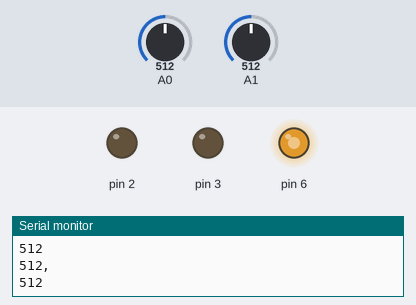
Simulated run of this sketch. Board: Arduino Uno, built with avr-gcc and run on an emulated ATmega328P. Parts: output pins drawn as LEDs (lit = HIGH), the last lines printed to the serial monitor. Inputs (shaded band) come from the test bench; at power-on: A0 = 512, A1 = 512.

Above: at 1.2 s.
1.3 s: A0 set to 524
At 1.7 s:
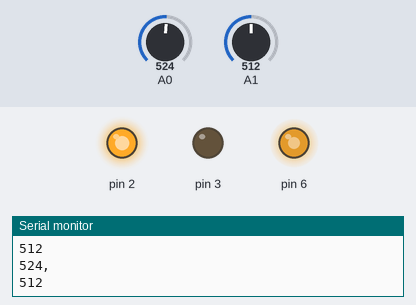
2.8 s: A1 set to 522
At 3.6 s:
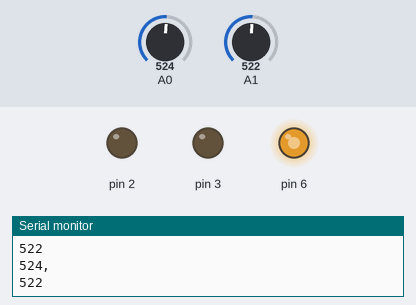
4.3 s: A0 set to 511
At 5.3 s:
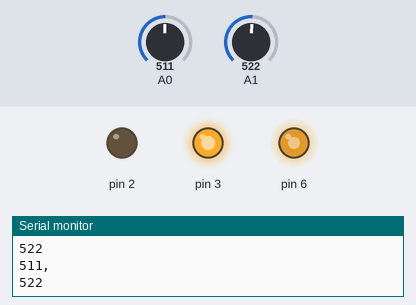
5.8 s: A0 set to 716
At 7.1 s:
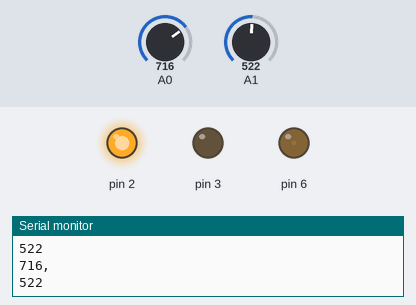
7.4 s: A1 set to 703
8.9 s: A1 set to 714
At 9.4 s:
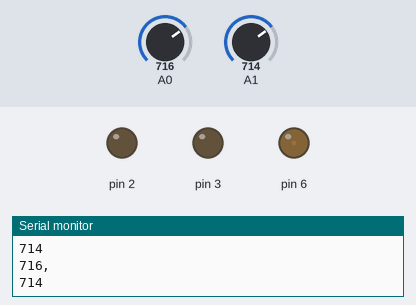
Timing chart, 0 to 11.4 s (numbered marks = the images above; inputs shaded):
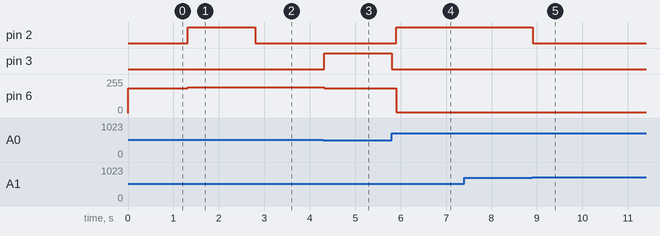

Measured:
- the behaviour switches between 514 and 515 on A0 (found by bisection; images 0 and 1)
- the behaviour switches between 521 and 522 on A1 (found by bisection; images 1 and 2)
- the behaviour switches between 713 and 714 on A1 (found by bisection; images 4 and 5)
- after the input at 1.3 s, pin 2: LOW → HIGH at once; pin 6: 187/255 → 192/255 at once
- after the input at 2.8 s, pin 2: HIGH → LOW at once
- after the input at 4.3 s, pin 3: LOW → HIGH at once; pin 6: 192/255 → 187/255 at once
- after the input at 5.8 s, pin 2: LOW → HIGH after 0.10 s; pin 3: HIGH → LOW at once; pin 6: 187/255 → 6/255 after 0.10 s
- after the input at 7.4 s, every drawn part: stays the same
- after the input at 8.9 s, pin 2: HIGH → LOW at once

The sketch:

MotorizedPot0.ino
```cpp
/*
  Comments go here
 */

// the setup routine runs once when you press reset:

int setpoint = 0;

void setup() {
  pinMode(2, OUTPUT);
  pinMode(3, OUTPUT);
  pinMode(6, OUTPUT);
  // initialize serial communication at 9600 bits per second:
  Serial.begin(9600);
  setpoint=analogRead(A0);
  digitalWrite(2, 0);
  digitalWrite(3, 0);
}

// the loop routine runs over and over again forever:
void loop() {
  // read the input on analog pin 0:
  int sensorValue1 = analogRead(A0);
  int sensorValue2 = analogRead(A1);
  writeBrightness( sensorValue1),

  // print out the value you read:
  Serial.print(sensorValue1);
  Serial.println(", ");
  Serial.println(sensorValue2);

  movePotPosition();

//  if (sensorValue2-sensorValue1 >2){
//    Serial.println("Values differ");
//    digitalWrite(2,1);
//    delay(10);
//  }
//  if (sensorValue2-sensorValue1 <2){
//    Serial.println("Values differ");
//    digitalWrite(2,1);
//    delay(10);
//  }
  delay(100);        // delay in between reads for stability
}

void writeBrightness(int brightness){
   analogWrite(6,map(brightness,0,695,0,255));

}

void movePotPosition(){
    digitalWrite(3,0);
    digitalWrite(2,0);
  while(analogRead(A0)-analogRead(A1) >2){
    writeBrightness( analogRead(A0)),
    digitalWrite(2,1);
    delay(5);
  }
  digitalWrite(2,0);
  while(analogRead(A1)-analogRead(A0) >2){
    writeBrightness( analogRead(A0)),
    digitalWrite(3,1);
    delay(5);
  }
  digitalWrite(3,0);


}
```
